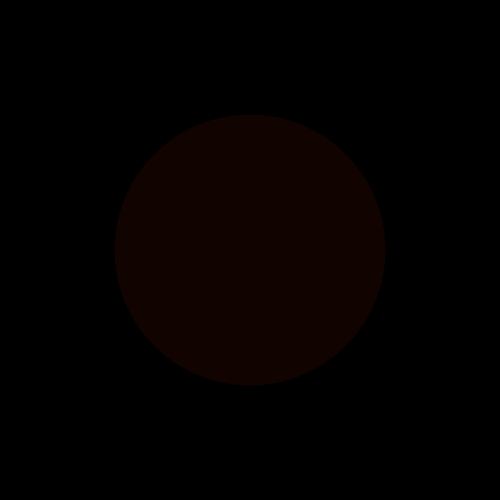
Frame 1 (no input)
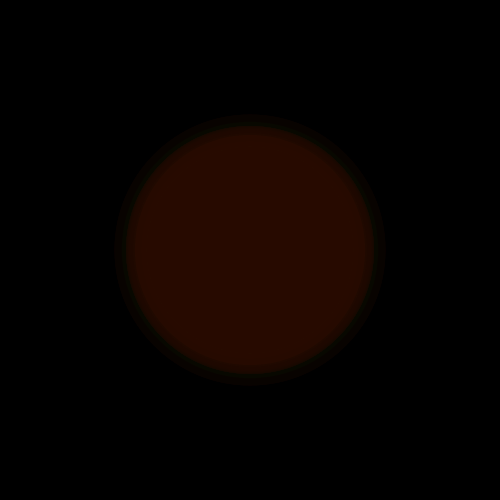
Frame 60 (the mouse pressed at the canvas centre just before this capture)
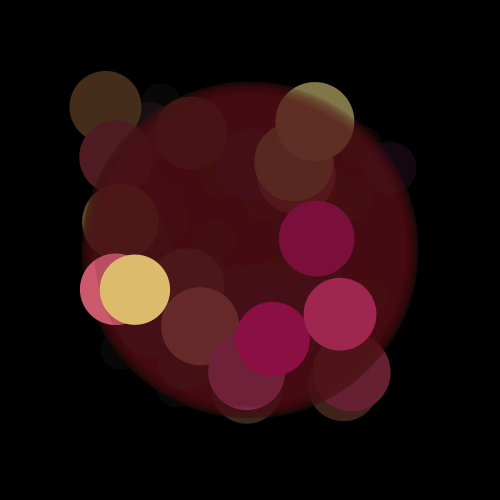
Frame 120 (the mouse held since frame 60 and released just before this capture)

The Processing sketch that drew these frames (run headless with seeded random() and noise(); from frame 60 on, the mouse is pressed at the canvas centre):

// Processing sketch: x20067_20200615
// ── x20067_20200615.pde
float Cd = 0;
int s = 0;

 void setup(){ 
 size( 500, 500 );
 background(0,0,0,255);
 noStroke();
 }

void draw(){
 if(Cd==255&&s==0){
 s=1;
 }
  if(Cd==0&&s==1){
 s=0;
 }
 println(Cd);
float scale = noise(millis()*0.001)*300;
float C = noise(millis()*0.01)*255;
fill(C+10,20,Cd,40);
ellipse(250,250,100+scale,100+scale);
 fill(0,0,0,15);
    rect(0,0,500,500);


if(mousePressed){
int a = mouseX;
int b = mouseY;
    float S = noise(millis()*0.001)*100;
    float X = noise(millis()*0.0001)+150;
    float Y = noise(millis()*0.0001)+150;
    fill(255-Cd,random(255),C+Cd);
    ellipse(random(a-X,a+X),random(b-Y,b+Y),S,S);
    if(s==1){
    Cd -=0.5;}
    if(s==0){
    Cd+= 0.5;
    }
   }
    
     fill(0,0,0,5);
    rect(0,0,500,500);
   }
